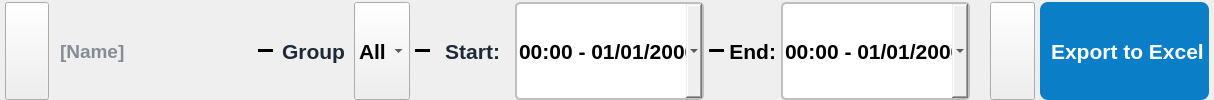
                      <widget class="QWidget" name="widget_2" native="true">
                       <layout class="QHBoxLayout" name="horizontalLayout_3">
                        <property name="spacing">
                         <number>5</number>
                        </property>
                        <property name="leftMargin">
                         <number>5</number>
                        </property>
                        <property name="topMargin">
                         <number>2</number>
                        </property>
                        <property name="rightMargin">
                         <number>5</number>
                        </property>
                        <property name="bottomMargin">
                         <number>0</number>
                        </property>
                        <item>
                         <widget class="QPushButton" name="search_icon">
                          <property name="sizePolicy">
                           <sizepolicy hsizetype="Preferred" vsizetype="Preferred">
                            <horstretch>0</horstretch>
                            <verstretch>0</verstretch>
                           </sizepolicy>
                          </property>
                          <property name="styleSheet">
                           <string notr="true">padding: 5px;</string>
                          </property>
                          <property name="text">
                           <string/>
                          </property>
                          <property name="icon">
                           <iconset resource="../../../../Pictures/QT_Icon/Icon.qrc">
                            <normaloff>:/Icons/search_2.png</normaloff>:/Icons/search_2.png</iconset>
                          </property>
                          <property name="iconSize">
                           <size>
                            <width>20</width>
                            <height>20</height>
                           </size>
                          </property>
                         </widget>
                        </item>
                        <item>
                         <widget class="QLineEdit" name="search_data">
                          <property name="sizePolicy">
                           <sizepolicy hsizetype="Preferred" vsizetype="Preferred">
                            <horstretch>0</horstretch>
                            <verstretch>0</verstretch>
                           </sizepolicy>
                          </property>
                          <property name="font">
                           <font>
                            <pointsize>14</pointsize>
                            <weight>75</weight>
                            <bold>true</bold>
                           </font>
                          </property>
                          <property name="styleSheet">
                           <string notr="true">QLineEdit {
    background-color: transparent; 
	border: none; 
	color: #1e2937;
	padding: 6px 4px;
    selection-background-color: #3b82f6;
    selection-color: #ffffff;
}</string>
                          </property>
                          <property name="placeholderText">
                           <string>[Name]</string>
                          </property>
                         </widget>
                        </item>
                        <item>
                         <widget class="QWidget" name="multi_search_data" native="true">
                          <property name="sizePolicy">
                           <sizepolicy hsizetype="Expanding" vsizetype="Preferred">
                            <horstretch>0</horstretch>
                            <verstretch>0</verstretch>
                           </sizepolicy>
                          </property>
                          <layout class="QHBoxLayout" name="horizontalLayout_4">
                           <property name="spacing">
                            <number>5</number>
                           </property>
                           <property name="leftMargin">
                            <number>0</number>
                           </property>
                           <property name="topMargin">
                            <number>0</number>
                           </property>
                           <property name="rightMargin">
                            <number>0</number>
                           </property>
                           <property name="bottomMargin">
                            <number>0</number>
                           </property>
                           <item>
                            <widget class="Line" name="line_31">
                             <property name="sizePolicy">
                              <sizepolicy hsizetype="Preferred" vsizetype="Fixed">
                               <horstretch>0</horstretch>
                               <verstretch>0</verstretch>
                              </sizepolicy>
                             </property>
                             <property name="minimumSize">
                              <size>
                               <width>15</width>
                               <height>0</height>
                              </size>
                             </property>
                             <property name="styleSheet">
                              <string notr="true">border:3px solid black;</string>
                             </property>
                             <property name="orientation">
                              <enum>Qt::Horizontal</enum>
                             </property>
                            </widget>
                           </item>
                           <item>
                            <widget class="QLabel" name="search_data_start_label_2">
                             <property name="font">
                              <font>
                               <pointsize>16</pointsize>
                               <weight>75</weight>
                               <bold>true</bold>
                              </font>
                             </property>
                             <property name="styleSheet">
                              <string notr="true">QLabel {
    background-color: transparent; 
	border: none; 
	color: #1e2937;
	padding: 6px 4px;
    selection-background-color: #3b82f6;
    selection-color: #ffffff;
}</string>
                             </property>
                             <property name="text">
                              <string>Group</string>
                             </property>
                             <property name="alignment">
                              <set>Qt::AlignCenter</set>
                             </property>
                            </widget>
                           </item>
                           <item>
                            <widget class="QComboBox" name="select_group_name">
                             <property name="sizePolicy">
                              <sizepolicy hsizetype="Preferred" vsizetype="Preferred">
                               <horstretch>0</horstretch>
                               <verstretch>0</verstretch>
                              </sizepolicy>
                             </property>
                             <property name="font">
                              <font>
                               <family>Segoe UI</family>
                               <pointsize>16</pointsize>
                               <weight>75</weight>
                               <bold>true</bold>
                              </font>
                             </property>
                             <item>
                              <property name="text">
                               <string>All</string>
                              </property>
                             </item>
                             <item>
                              <property name="text">
                               <string>A</string>
                              </property>
                             </item>
                             <item>
                              <property name="text">
                               <string>B</string>
                              </property>
                             </item>
                             <item>
                              <property name="text">
                               <string>C</string>
                              </property>
                             </item>
                            </widget>
                           </item>
                           <item>
                            <widget class="Line" name="line_32">
                             <property name="sizePolicy">
                              <sizepolicy hsizetype="Preferred" vsizetype="Fixed">
                               <horstretch>0</horstretch>
                               <verstretch>0</verstretch>
                              </sizepolicy>
                             </property>
                             <property name="minimumSize">
                              <size>
                               <width>15</width>
                               <height>0</height>
                              </size>
                             </property>
                             <property name="styleSheet">
                              <string notr="true">border:3px solid black;</string>
                             </property>
                             <property name="orientation">
                              <enum>Qt::Horizontal</enum>
                             </property>
                            </widget>
                           </item>
                           <item>
                            <widget class="QLabel" name="search_data_start_label">
                             <property name="font">
                              <font>
                               <pointsize>16</pointsize>
                               <weight>75</weight>
                               <bold>true</bold>
                              </font>
                             </property>
                             <property name="styleSheet">
                              <string notr="true">QLabel {
    background-color: transparent; 
	border: none; 
	color: #1e2937;
	padding: 6px 4px;
    selection-background-color: #3b82f6;
    selection-color: #ffffff;
}</string>
                             </property>
                             <property name="text">
                              <string>Start:</string>
                             </property>
                             <property name="alignment">
                              <set>Qt::AlignRight|Qt::AlignTrailing|Qt::AlignVCenter</set>
                             </property>
                            </widget>
                           </item>
                           <item>
                            <widget class="TimeOnlyEdit" name="search_data_start_edit">
                             <property name="sizePolicy">
                              <sizepolicy hsizetype="Preferred" vsizetype="Preferred">
                               <horstretch>0</horstretch>
                               <verstretch>0</verstretch>
                              </sizepolicy>
                             </property>
                             <property name="font">
                              <font>
                               <pointsize>16</pointsize>
                               <weight>75</weight>
                               <bold>true</bold>
                              </font>
                             </property>
                             <property name="styleSheet">
                              <string notr="true">QDateTimeEdit{
	border: 2px solid rgb(191, 191, 191);
	border-radius: 5px;
}
QCalendarWidget {
    background-color: #eff6ff;
    border: 1px solid #bfdbfe;
    border-radius: 8px;
}

QCalendarWidget #qt_calendar_navigationbar {
    background-color: #eff6ff;
    padding: 6px 8px;
    border-bottom: 1px solid #bfdbfe;
    border-radius: 8px 8px 0 0;
}
QCalendarWidget QToolButton {
    color: #1e40af;
    background-color: #dbeafe;
    border: 1px solid #bfdbfe;
    border-radius: 6px;
    font-size: 22px;
	font-weight: 700;
    padding: 6px 16px;
}
QCalendarWidget QToolButton:hover {
    background-color: #bfdbfe;
}
QCalendarWidget QToolButton:pressed {
    background-color: #1e40af;
    color: #ffffff;
}
QCalendarWidget QToolButton::menu-indicator { image: none; }

QCalendarWidget QSpinBox {
    color: #1e3a8a;
    background-color: #dbeafe;
    border: 1px solid #bfdbfe;
    border-radius: 6px;
    font-size: 18px;
	font-weight: 700;
    padding: 2px 4px;
    selection-background-color: #1e40af;
}

QCalendarWidget QMenu {
    background-color: #eff6ff;
    color: #1e3a8a;
    border: 1px solid #bfdbfe;
    border-radius: 8px;
    padding: 4px;
}
QCalendarWidget QMenu::item:selected {
    background-color: #1e40af;
    color: #ffffff;
    border-radius: 4px;
}

QCalendarWidget QAbstractItemView {
    background-color: #eff6ff;
    color: #1e3a8a;
    selection-background-color: #1e3a8a;
    selection-color: #ffffff;
	font: 12px;
	font-weight: 700;
    outline: none;
}

QCalendarWidget::section {
    background-color: #eff6ff;
    color: #3b82f6;
    font-size: 22px;
	font-weight: 700;
    padding: 6px 12px;
    border: none;
}
QCalendarWidget QTableView {
    font-size: 22px;
	font-weight: 700;
    padding: 2px 4px;
}
QCalendarWidget QTableView::item {
    min-width: 52px;
    min-height: 60px;
}
QCalendarWidget QTableView QHeaderView::section {
    font-size: 18px;
    padding: 10px 0;
    min-height: 60px;
}
</string>
                             </property>
                             <property name="alignment">
                              <set>Qt::AlignCenter</set>
                             </property>
                             <property name="buttonSymbols">
                              <enum>QAbstractSpinBox::NoButtons</enum>
                             </property>
                             <property name="currentSection">
                              <enum>QDateTimeEdit::HourSection</enum>
                             </property>
                             <property name="displayFormat">
                              <string>HH:mm - dd/MM/yyyy</string>
                             </property>
                             <property name="calendarPopup">
                              <bool>true</bool>
                             </property>
                            </widget>
                           </item>
                           <item>
                            <widget class="Line" name="line_30">
                             <property name="sizePolicy">
                              <sizepolicy hsizetype="Preferred" vsizetype="Fixed">
                               <horstretch>0</horstretch>
                               <verstretch>0</verstretch>
                              </sizepolicy>
                             </property>
                             <property name="minimumSize">
                              <size>
                               <width>15</width>
                               <height>0</height>
                              </size>
                             </property>
                             <property name="styleSheet">
                              <string notr="true">border:3px solid black;</string>
                             </property>
                             <property name="orientation">
                              <enum>Qt::Horizontal</enum>
                             </property>
                            </widget>
                           </item>
                           <item>
                            <widget class="QLabel" name="search_data_end_label">
                             <property name="font">
                              <font>
                               <pointsize>16</pointsize>
                               <weight>75</weight>
                               <bold>true</bold>
                              </font>
                             </property>
                             <property name="text">
                              <string>End:</string>
                             </property>
                             <property name="alignment">
                              <set>Qt::AlignRight|Qt::AlignTrailing|Qt::AlignVCenter</set>
                             </property>
                            </widget>
                           </item>
                           <item>
                            <widget class="TimeOnlyEdit" name="search_data_end_edit">
                             <property name="sizePolicy">
                              <sizepolicy hsizetype="Preferred" vsizetype="Preferred">
                               <horstretch>0</horstretch>
                               <verstretch>0</verstretch>
                              </sizepolicy>
                             </property>
                             <property name="font">
                              <font>
                               <pointsize>16</pointsize>
                               <weight>75</weight>
                               <bold>true</bold>
                              </font>
                             </property>
                             <property name="styleSheet">
                              <string notr="true">QDateTimeEdit{
	border: 2px solid rgb(191, 191, 191);
	border-radius: 5px;
}
QCalendarWidget {
    background-color: #eff6ff;
    border: 1px solid #bfdbfe;
    border-radius: 8px;
}

QCalendarWidget #qt_calendar_navigationbar {
    background-color: #eff6ff;
    padding: 6px 8px;
    border-bottom: 1px solid #bfdbfe;
    border-radius: 8px 8px 0 0;
}
QCalendarWidget QToolButton {
    color: #1e40af;
    background-color: #dbeafe;
    border: 1px solid #bfdbfe;
    border-radius: 6px;
    font-size: 22px;
	font-weight: 700;
    padding: 6px 16px;
}
QCalendarWidget QToolButton:hover {
    background-color: #bfdbfe;
}
QCalendarWidget QToolButton:pressed {
    background-color: #1e40af;
    color: #ffffff;
}
QCalendarWidget QToolButton::menu-indicator { image: none; }

QCalendarWidget QSpinBox {
    color: #1e3a8a;
    background-color: #dbeafe;
    border: 1px solid #bfdbfe;
    border-radius: 6px;
    font-size: 18px;
	font-weight: 700;
    padding: 2px 4px;
    selection-background-color: #1e40af;
}

QCalendarWidget QMenu {
    background-color: #eff6ff;
    color: #1e3a8a;
    border: 1px solid #bfdbfe;
    border-radius: 8px;
    padding: 4px;
}
QCalendarWidget QMenu::item:selected {
    background-color: #1e40af;
    color: #ffffff;
    border-radius: 4px;
}

QCalendarWidget QAbstractItemView {
    background-color: #eff6ff;
    color: #1e3a8a;
    selection-background-color: #1e3a8a;
    selection-color: #ffffff;
	font: 12px;
	font-weight: 700;
    outline: none;
}

QCalendarWidget::section {
    background-color: #eff6ff;
    color: #3b82f6;
    font-size: 22px;
	font-weight: 700;
    padding: 6px 12px;
    border: none;
}
QCalendarWidget QTableView {
    font-size: 22px;
	font-weight: 700;
    padding: 2px 4px;
}
QCalendarWidget QTableView::item {
    min-width: 52px;
    min-height: 60px;
}
QCalendarWidget QTableView QHeaderView::section {
    font-size: 18px;
    padding: 10px 0;
    min-height: 60px;
}
</string>
                             </property>
                             <property name="alignment">
                              <set>Qt::AlignCenter</set>
                             </property>
                             <property name="buttonSymbols">
                              <enum>QAbstractSpinBox::NoButtons</enum>
                             </property>
                             <property name="currentSection">
                              <enum>QDateTimeEdit::HourSection</enum>
                             </property>
                             <property name="displayFormat">
                              <string>HH:mm - dd/MM/yyyy</string>
                             </property>
                             <property name="calendarPopup">
                              <bool>true</bool>
                             </property>
                            </widget>
                           </item>
                          </layout>
                         </widget>
                        </item>
                        <item>
                         <widget class="QLabel" name="label_info">
                          <property name="font">
                           <font>
                            <pointsize>13</pointsize>
                            <italic>true</italic>
                           </font>
                          </property>
                          <property name="text">
                           <string/>
                          </property>
                         </widget>
                        </item>
                        <item>
                         <widget class="QPushButton" name="clear_history_search">
                          <property name="sizePolicy">
                           <sizepolicy hsizetype="Preferred" vsizetype="Preferred">
                            <horstretch>0</horstretch>
                            <verstretch>0</verstretch>
                           </sizepolicy>
                          </property>
                          <property name="minimumSize">
                           <size>
                            <width>45</width>
                            <height>0</height>
                           </size>
                          </property>
                          <property name="text">
                           <string/>
                          </property>
                          <property name="icon">
                           <iconset resource="../../../../Pictures/QT_Icon/Icon.qrc">
                            <normaloff>:/Icons/circle-xmark.png</normaloff>:/Icons/circle-xmark.png</iconset>
                          </property>
                          <property name="iconSize">
                           <size>
                            <width>30</width>
                            <height>30</height>
                           </size>
                          </property>
                         </widget>
                        </item>
                        <item>
                         <layout class="QHBoxLayout" name="list_query_btn">
                          <property name="bottomMargin">
                           <number>0</number>
                          </property>
                          <item>
                           <widget class="QPushButton" name="export_all_tables_to_excel_btn">
                            <property name="sizePolicy">
                             <sizepolicy hsizetype="Preferred" vsizetype="Preferred">
                              <horstretch>0</horstretch>
                              <verstretch>0</verstretch>
                             </sizepolicy>
                            </property>
                            <property name="font">
                             <font>
                              <pointsize>16</pointsize>
                              <weight>75</weight>
                              <bold>true</bold>
                             </font>
                            </property>
                            <property name="styleSheet">
                             <string notr="true">QPushButton {
    background-color: #0B7EC8;
    color: white;
    border: none;
    padding: 5px;
    border-radius: 8px;
}
QPushButton:hover {
    background-color: #0968A3;
}
QPushButton:pressed {
    background-color: #085A91;
}
QPushButton:disabled {
    background-color: #94A3B8;
    color: #CBD5E1;
}</string>
                            </property>
                            <property name="text">
                             <string> Export to Excel</string>
                            </property>
                            <property name="icon">
                             <iconset resource="../../../../Pictures/QT_Icon/Icon.qrc">
                              <normaloff>:/Icons/xlsx-file-format.png</normaloff>:/Icons/xlsx-file-format.png</iconset>
                            </property>
                            <property name="iconSize">
                             <size>
                              <width>35</width>
                              <height>35</height>
                             </size>
                            </property>
                           </widget>
                          </item>
                         </layout>
                        </item>
                       </layout>
                      </widget>
